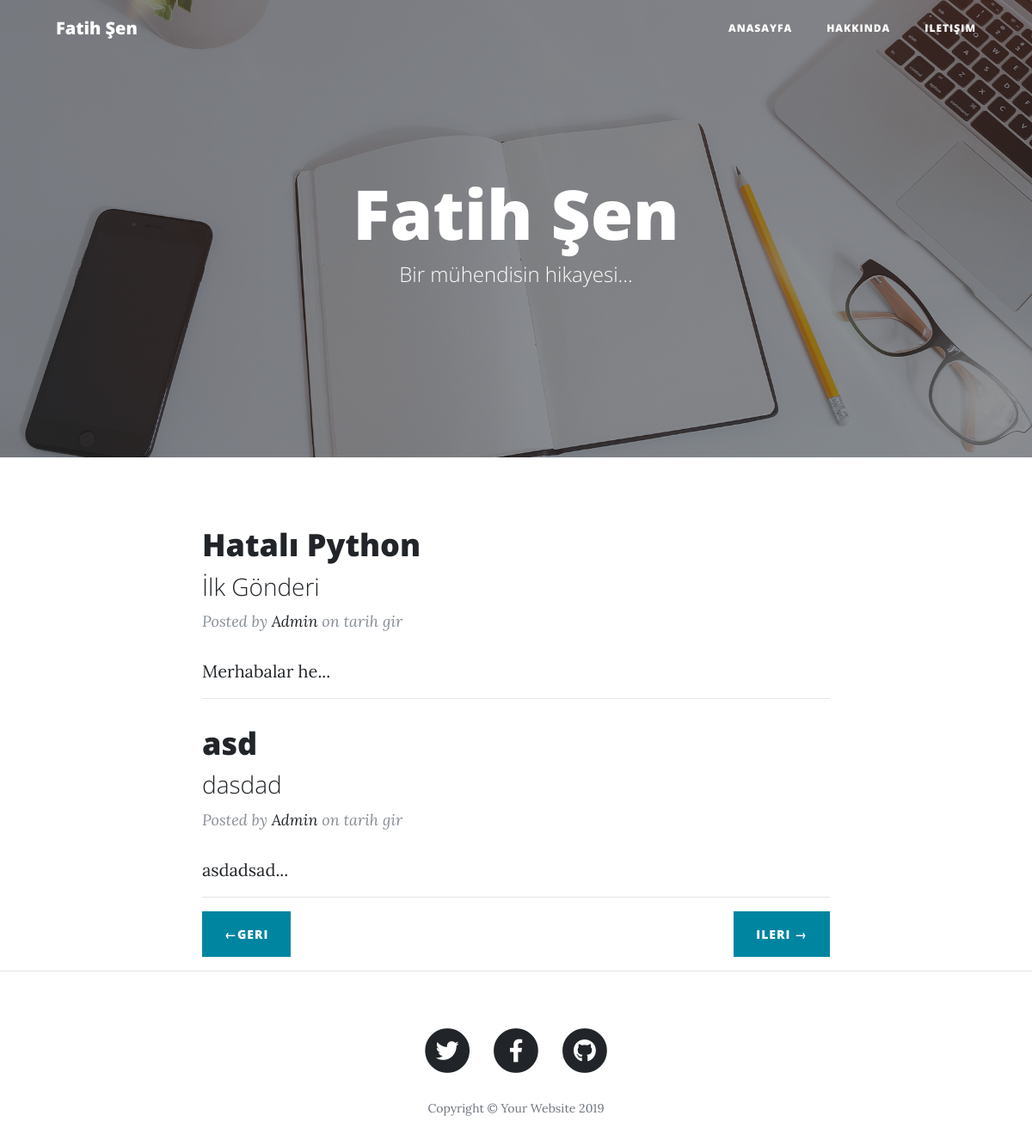
The page / on the database its author committed.
### app.py (models this page shows)
class Posts(db.Model):
    num = db.Column(db.Integer, primary_key=True)
    baslik=db.Column(db.String(30), nullable=False)
    alt_bas = db.Column(db.String(30), nullable=False)
    url_yap=db.Column(db.String(30), nullable=False)
    içerik=db.Column(db.String(120), nullable=False)

### app.py (the view)
@app.route("/")
def index():
    sayi=3
    posts=Posts.query.filter_by().all()
    last=math.ceil(len(posts)/(sayi))
    page=request.args.get("page")
    if(not str(page).isnumeric()):
        page=1
    page=int(page)
    posts=posts[(page-1)*(sayi) : (page-1)*(sayi)+(sayi)]
    if(page==1):
        geri="#"
        next="/?page="+str(page+1)
    elif(page==last):
        geri="/?page="+str(page-1)
        next="#"
    else:
        next = "/?page=" + str(page + 1)
        geri = "/?page=" + str(page - 1)
    return render_template("index.html",posts=posts,geri=geri,next=next)

### templates/index.html (shortened to what this page needs)
<!DOCTYPE html>
<html lang="en">
<head>
  <link rel="stylesheet" href="{{ url_for('static', filename='vendor/bootstrap/css/bootstrap.min.css') }}"/>
 <link href="{{ url_for('static', filename='vendor/fontawesome-free/css/all.min.css')}}" rel="stylesheet" type="text/css">
<link href="{{ url_for('static', filename='css/clean-blog.min.css')}}" rel="stylesheet">
</head>
<body>
  <nav class="navbar navbar-expand-lg navbar-light fixed-top" id="mainNav">
    <div class="container">
        <a class="navbar-brand" href="/">Fatih Şen</a>
      <div class="collapse navbar-collapse" id="navbarResponsive">
        <ul class="navbar-nav ml-auto">
          <li class="nav-item">
            <a class="nav-link" href="/">Anasayfa</a>
          </li>
          <li class="nav-item">
            <a class="nav-link" href="/about">Hakkında</a>
          </li>
          <li class="nav-item">
            <a class="nav-link" href="/contact">iletişim</a>
          </li>
        </ul>
      </div>
    </div>
  </nav>
  <header class="masthead" style="background-image: url('{{ url_for('static',filename= 'img/home-bg.jpg')}}') ">
    <div class="overlay"></div>
    <div class="container">
      <div class="row">
        <div class="col-lg-8 col-md-10 mx-auto">
          <div class="site-heading">
            <h1>Fatih Şen</h1>
            <span class="subheading">Bir mühendisin hikayesi...</span>
          </div>
        </div>
      </div>
    </div>
  </header>
  <div class="container">
    <div class="row">
      <div class="col-lg-8 col-md-10 mx-auto">
    {% for post in posts %}
        <div class="post-preview">
          <a href="post/{{ post.url_yap }}">
            <h2 class="post-title">{{ post.baslik }}
            </h2>
            <h3 class="post-subtitle">
              {{ post.alt_bas }}
            </h3>
          </a>
          <p class="post-meta">Posted by
            <a href="#">Admin</a>
            on tarih gir</p>
        </div>
        {{ post.içerik[0:13] }}...
        <hr>
    {% endfor %}
        <div class="clearfix">
            <a class="btn btn-primary float-left" href="{{ geri }}">&larr;geri </a>
            <a class="btn btn-primary float-right" href="{{ next }}">ileri &rarr;</a>
        </div>
      </div>
    </div>
  </div>
  <hr>
  <footer>
    <div class="container">
      <div class="row">
        <div class="col-lg-8 col-md-10 mx-auto">
          <ul class="list-inline text-center">
            <li class="list-inline-item">
              <a href="#">
                <span class="fa-stack fa-lg">
                  <i class="fas fa-circle fa-stack-2x"></i>
                  <i class="fab fa-twitter fa-stack-1x fa-inverse"></i>
                </span>
              </a>
            </li>
            <li class="list-inline-item">
              <a href="#">
                <span class="fa-stack fa-lg">
                  <i class="fas fa-circle fa-stack-2x"></i>
                  <i class="fab fa-facebook-f fa-stack-1x fa-inverse"></i>
                </span>
              </a>
            </li>
            <li class="list-inline-item">
              <a href="#">
                <span class="fa-stack fa-lg">
                  <i class="fas fa-circle fa-stack-2x"></i>
                  <i class="fab fa-github fa-stack-1x fa-inverse"></i>
                </span>
              </a>
            </li>
          </ul>
          <p class="copyright text-muted">Copyright &copy; Your Website 2019</p>
        </div>
      </div>
    </div>
  </footer>
</body>
</html>

### rows shown on the page
Posts: baslik "Hatalı Python", alt_bas "İlk Gönderi", içerik "Merhabalar he"
Posts: baslik "asd", alt_bas "dasdad", içerik "asdadsad"
